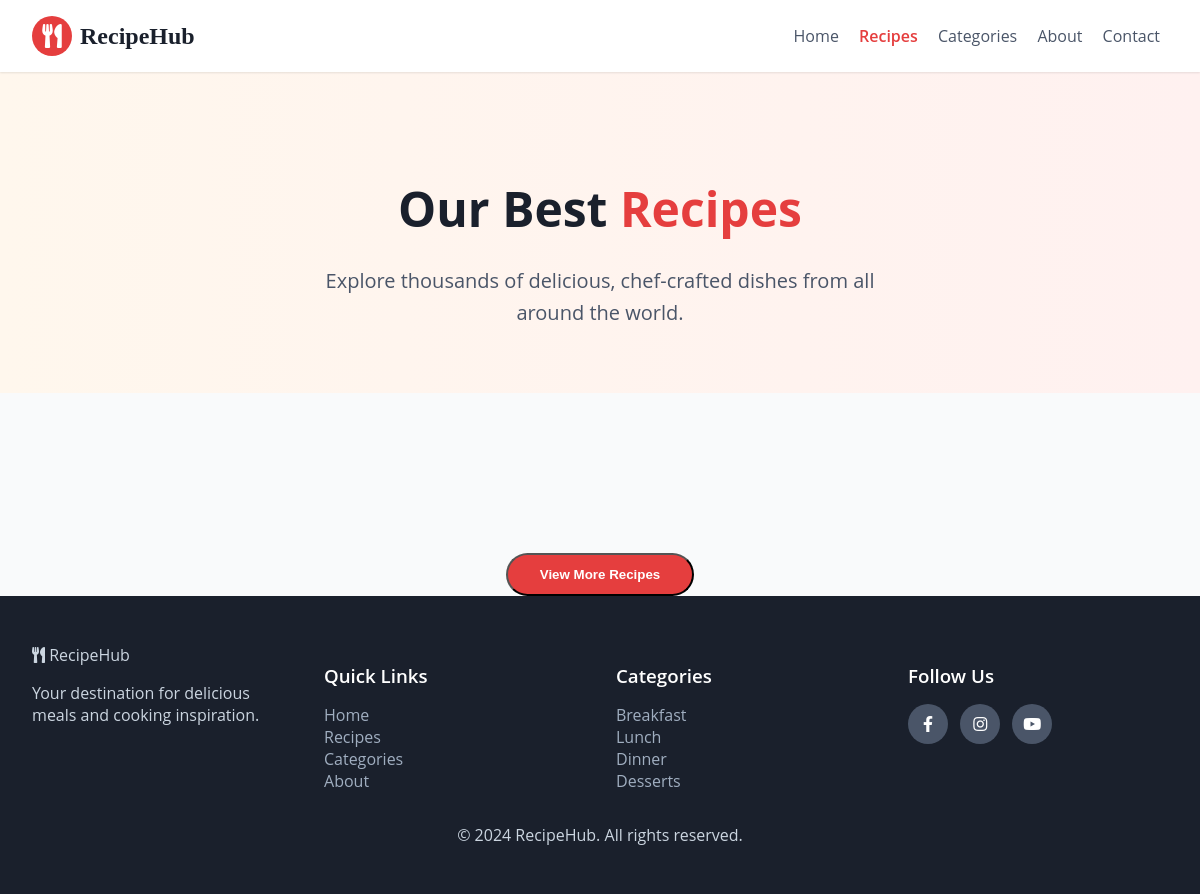
The app's page /posts/recipes/, older data.
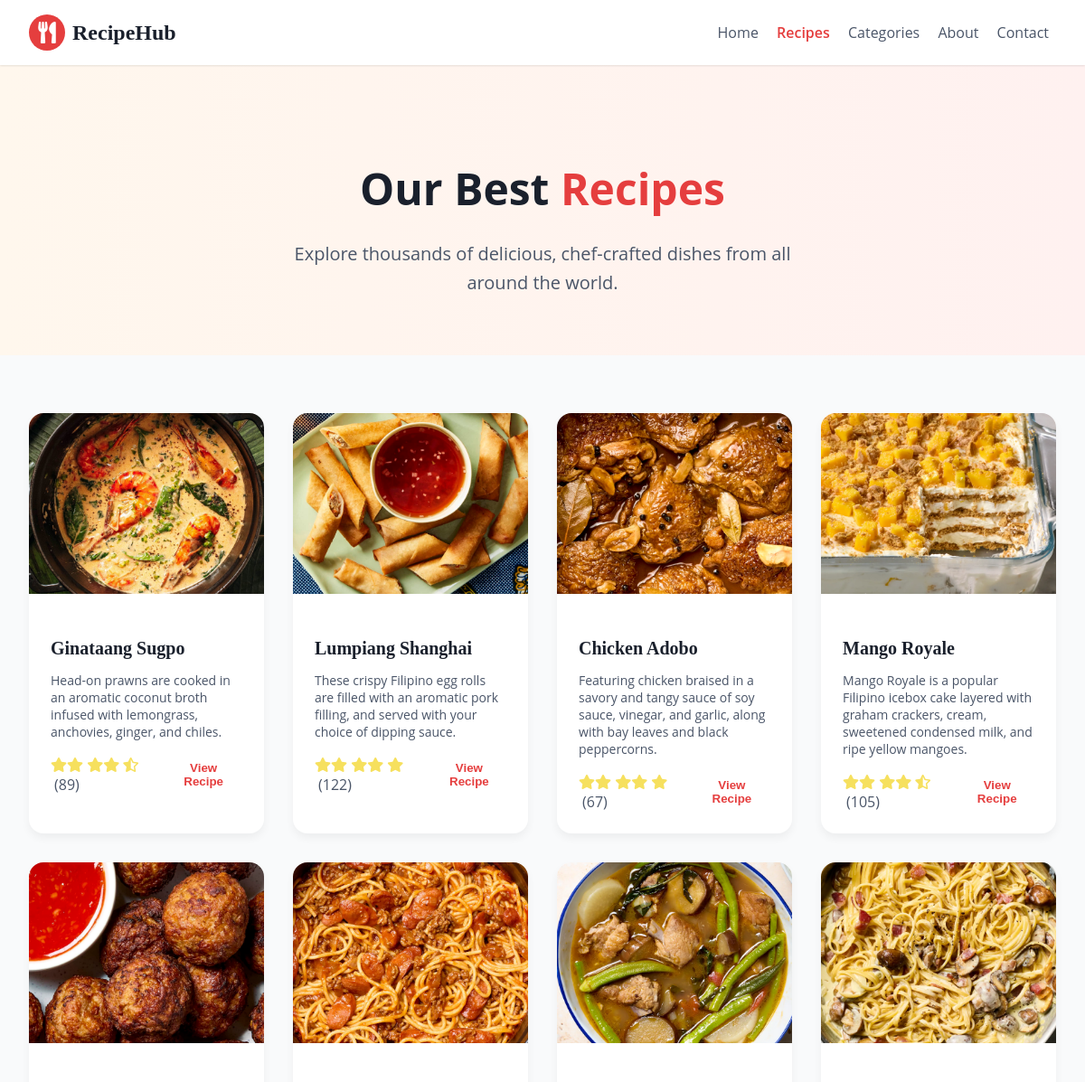
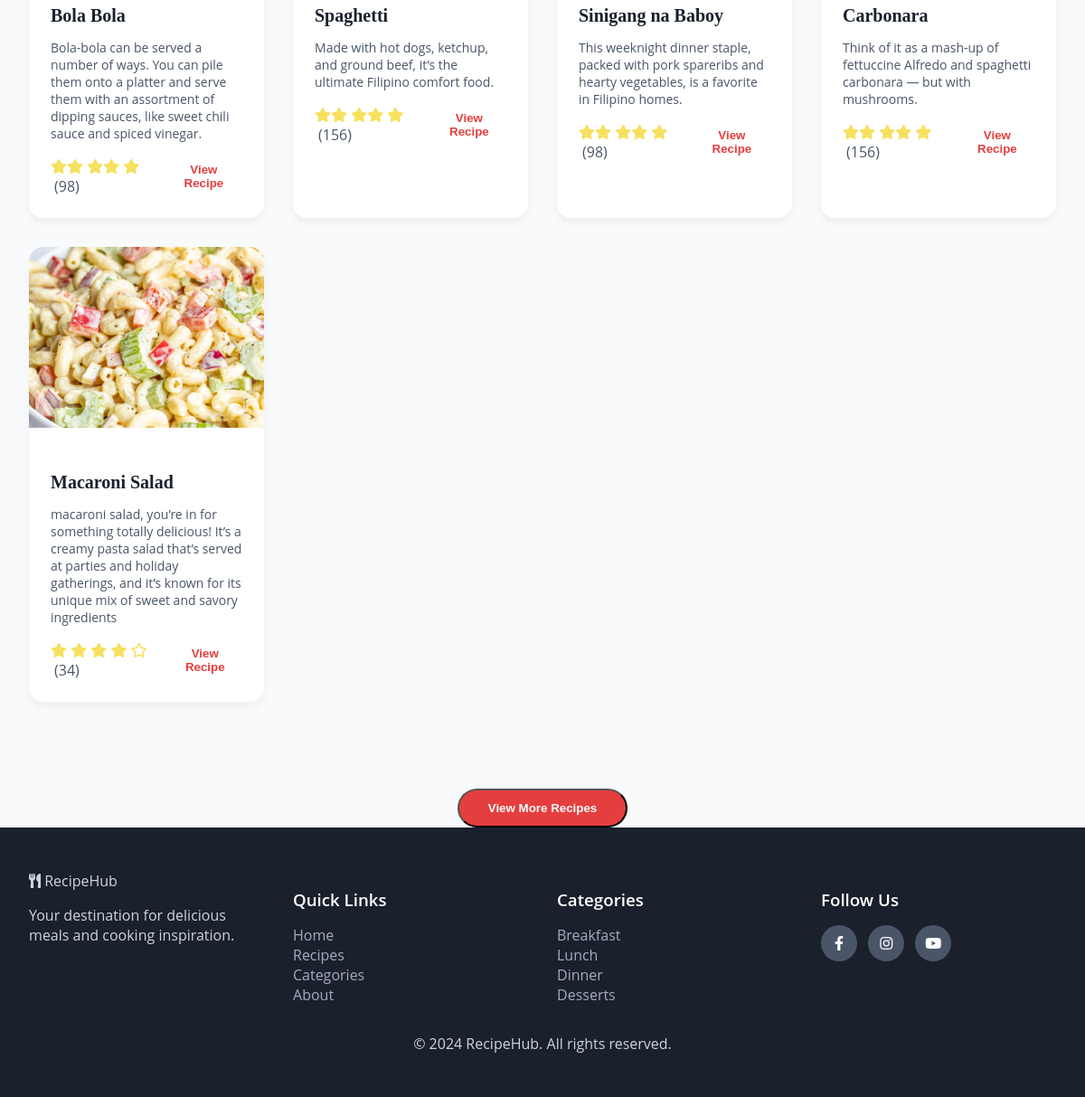
The same page, newer data (2 pictures, top to bottom).
### posts/models.py (models this page shows, shortened)
class Recipe(models.Model):
    title = models.CharField(max_length=200)
    description = models.TextField()
    image = models.ImageField(upload_to='recipes/')  # uploaded images stored in MEDIA_ROOT/recipes/
    time = models.CharField(max_length=20)
    rating = models.FloatField(default=0)
    reviews = models.IntegerField(default=0)

### posts/views.py (the view)
# urls.py: path('recipes/', views.recipes, name='recipes'),
def recipes(request):
    recipes = Recipe.objects.all()
    for r in recipes:
        r.rating = float(r.rating)
    return render(request, 'posts/recipes.html', {'recipes': recipes})

### posts/templates/posts/recipes.html (shortened to what this page needs)
{% load static %}
<!DOCTYPE html>
<html lang="en">
<head>
    <link href="https://cdnjs.cloudflare.com/ajax/libs/font-awesome/5.15.3/css/all.min.css" rel="stylesheet">
    <link rel="stylesheet" href="{% static 'css/recipes.css' %}">
</head>
<body>
<header>
  <nav>
    <div class="logo">
      <i class="fas fa-utensils"></i> RecipeHub
    </div>
    <div class="menu">
      <a href="/">Home</a>
      <a href="/recipes" class="active">Recipes</a>
      <a href="/categories">Categories</a>
      <a href="/about">About</a>
      <a href="/contact">Contact</a>
    </div>
  </nav>
</header>
<section class="hero">
  <h1>Our Best <span class="text-primary">Recipes</span></h1>
  <p>Explore thousands of delicious, chef-crafted dishes from all around the world.</p>
</section>
<section class="recipes-grid">
  {% for recipe in recipes %}
  <div class="recipe-card">
    <div class="relative">
      <img src="{% static 'images/ginataang_sugpo.jpg' %}" alt="Creamy Garlic Pasta">
    </div>
    <div class="card-content">
      <h3>Ginataang Sugpo</h3>
      <p>Head-on prawns are cooked in an aromatic coconut broth infused with lemongrass, anchovies, ginger, and chiles. </p>
      <div class="card-footer">
        <div class="rating">
          <i class="fas fa-star"></i><i class="fas fa-star"></i>
          <i class="fas fa-star"></i><i class="fas fa-star"></i>
          <i class="fas fa-star-half-alt"></i>
          <span>(89)</span>
        </div>
        <button>View Recipe</button>
      </div>
    </div>
  </div>
  <div class="recipe-card">
    <div class="relative">
      <img src="{% static 'images/lumpia.jpg' %}" alt="Honey Glazed Salmon">
    </div>
    <div class="card-content">
      <h3>Lumpiang Shanghai</h3>
      <p>These crispy Filipino egg rolls are filled with an aromatic pork filling, and served with your choice of dipping sauce.</p>
      <div class="card-footer">
        <div class="rating">
          <i class="fas fa-star"></i><i class="fas fa-star"></i>
          <i class="fas fa-star"></i><i class="fas fa-star"></i>
          <i class="fas fa-star"></i>
          <span>(122)</span>
        </div>
        <button>View Recipe</button>
      </div>
    </div>
  </div>
  <div class="recipe-card">
    <div class="relative">
      <img src="{% static 'images/chicken_adobo.jpg' %}" alt="Chocolate Mousse">
    </div>
    <div class="card-content">
      <h3>Chicken Adobo</h3>
      <p>Featuring chicken braised in a savory and tangy sauce of soy sauce, vinegar, and garlic, along with bay leaves and black peppercorns.</p>
      <div class="card-footer">
        <div class="rating">
          <i class="fas fa-star"></i><i class="fas fa-star"></i>
          <i class="fas fa-star"></i><i class="fas fa-star"></i>
          <i class="fas fa-star"></i>
          <span>(67)</span>
        </div>
        <button>View Recipe</button>
      </div>
    </div>
  </div>
  <div class="recipe-card">
    <div class="relative">
      <img src="{% static 'images/mango-royale.webp' %}" alt="Spaghetti Carbonara">
    </div>
    <div class="card-content">
      <h3>Mango Royale</h3>
      <p>Mango Royale is a popular Filipino icebox cake layered with graham crackers, cream, sweetened condensed milk, and ripe yellow mangoes.</p>
      <div class="card-footer">
        <div class="rating">
          <i class="fas fa-star"></i><i class="fas fa-star"></i>
          <i class="fas fa-star"></i><i class="fas fa-star"></i>
          <i class="fas fa-star-half-alt"></i>
          <span>(105)</span>
        </div>
        <button>View Recipe</button>
      </div>
    </div>
  </div>
  <div class="recipe-card">
    <div class="relative">
      <img src="{% static 'images/bola-bola.jpg' %}" alt="Thai Green Curry">
    </div>
    <div class="card-content">
      <h3>Bola Bola</h3>
      <p>Bola-bola can be served a number of ways. You can pile them onto a platter and serve them with an assortment of dipping sauces, like sweet chili sauce and spiced vinegar.</p>
      <div class="card-footer">
        <div class="rating">
          <i class="fas fa-star"></i><i class="fas fa-star"></i>
          <i class="fas fa-star"></i><i class="fas fa-star"></i>
          <i class="fas fa-star"></i>
          <span>(98)</span>
        </div>
        <button>View Recipe</button>
      </div>
    </div>
  </div>
  <div class="recipe-card">
    <div class="relative">
      <img src="{% static 'images/spaghetti.webp' %}" alt="Tiramisu">
    </div>
    <div class="card-content">
      <h3>Spaghetti</h3>
      <p>Made with hot dogs, ketchup, and ground beef, it’s the ultimate Filipino comfort food.</p>
      <div class="card-footer">
        <div class="rating">
          <i class="fas fa-star"></i><i class="fas fa-star"></i>
          <i class="fas fa-star"></i><i class="fas fa-star"></i>
          <i class="fas fa-star"></i>
          <span>(156)</span>
        </div>
        <button>View Recipe</button>
      </div>
    </div>
  </div>
  <div class="recipe-card">
    <div class="relative">
      <img src="{% static 'images/sinigang.webp' %}" alt="Thai Green Curry">
    </div>
    <div class="card-content">
      <h3>Sinigang na Baboy</h3>
      <p>This weeknight dinner staple, packed with pork spareribs and hearty vegetables, is a favorite in Filipino homes.</p>
      <div class="card-footer">
        <div class="rating">
          <i class="fas fa-star"></i><i class="fas fa-star"></i>
          <i class="fas fa-star"></i><i class="fas fa-star"></i>
          <i class="fas fa-star"></i>
          <span>(98)</span>
        </div>
        <button>View Recipe</button>
      </div>
    </div>
  </div>
  <div class="recipe-card">
    <div class="relative">
      <img src="{% static 'images/carbonara.webp' %}" alt="Tiramisu">
    </div>
    <div class="card-content">
      <h3>Carbonara</h3>
      <p>Think of it as a mash-up of fettuccine Alfredo and spaghetti carbonara — but with mushrooms.</p>
      <div class="card-footer">
        <div class="rating">
          <i class="fas fa-star"></i><i class="fas fa-star"></i>
          <i class="fas fa-star"></i><i class="fas fa-star"></i>
          <i class="fas fa-star"></i>
          <span>(156)</span>
        </div>
        <button>View Recipe</button>
      </div>
    </div>
  </div>
  <div class="recipe-card">
    <div class="relative">
      {% if recipe.image.url %}
        <img src="{{ recipe.image.url }}" alt="{{ recipe.title }}">
      {% else %}
        <img src="{% static recipe.image %}" alt="{{ recipe.title }}">
      {% endif %}
    </div>
    <div class="card-content">
      <h3>{{ recipe.title }}</h3>
      <p>{{ recipe.description }}</p>
      <div class="card-footer">
        <div class="rating">
          {% for i in "12345" %}
            {% if recipe.rating >= forloop.counter %}
              <i class="fas fa-star"></i>
            {% elif recipe.rating > forloop.counter0 %}
              <i class="fas fa-star-half-alt"></i>
            {% else %}
              <i class="far fa-star"></i>
            {% endif %}
          {% endfor %}
          <span>({{ recipe.reviews }})</span>
        </div>
        <button>View Recipe</button>
      </div>
    </div>
</div>
  {% endfor %}
</section>
<div style="text-align:center; margin-top:2rem;">
  <button class="view-more-btn">View More Recipes</button>
</div>
<footer>
  <div class="footer-grid">
    <div>
      <div class="logo"><i class="fas fa-utensils"></i> RecipeHub</div>
      <p>Your destination for delicious meals and cooking inspiration.</p>
    </div>
    <div>
      <h3>Quick Links</h3>
      <a href="/">Home</a><br>
      <a href="#">Recipes</a><br>
      <a href="#">Categories</a><br>
      <a href="/about">About</a>
    </div>
    <div>
      <h3>Categories</h3>
      <a href="#">Breakfast</a><br>
      <a href="#">Lunch</a><br>
      <a href="#">Dinner</a><br>
      <a href="#">Desserts</a>
    </div>
    <div>
      <h3>Follow Us</h3>
      <div class="social">
        <a href="#"><i class="fab fa-facebook-f"></i></a>
        <a href="#"><i class="fab fa-instagram"></i></a>
        <a href="#"><i class="fab fa-youtube"></i></a>
      </div>
    </div>
  </div>
  <div style="text-align:center; margin-top:2rem; color:#cbd5e0;">
    &copy; 2024 RecipeHub. All rights reserved.
  </div>
</footer>
</body>
</html>

### members/static/css/recipes.css (style rules this page uses)
body { font-family: 'Open Sans', sans-serif; background-color: #f9fafb; margin: 0; padding: 0; }
header { background-color: white; box-shadow: 0 1px 2px rgba(0,0,0,0.1); position: sticky; top: 0; z-index: 50; }
header nav { display: flex; justify-content: space-between; align-items: center; max-width: 1200px; margin: auto; padding: 1rem 2rem; }
header nav .logo { display: flex; align-items: center; gap: 0.5rem; font-family: 'Playfair Display', serif; font-weight: bold; font-size: 1.5rem; color: #1a202c; }
header nav .logo i { width: 40px; height: 40px; background-color: #e53e3e; color: white; border-radius: 50%; display: flex; align-items: center; justify-content: center; }
header nav .menu a { margin: 0 0.5rem; color: #4a5568; text-decoration: none; font-weight: 500; }
header nav .menu .active { color: #e53e3e; font-weight: 600; }
.hero { background: linear-gradient(to right, #fff7ed, #fff1f0); padding: 4rem 2rem; text-align: center; }
.hero h1 { font-size: 3rem; font-weight: 700; margin-bottom: 1.5rem; color: #1a202c; }
.hero h1 .text-primary { color: #e53e3e; }
.hero p { font-size: 1.25rem; color: #4a5568; max-width: 600px; margin: auto; line-height: 1.6; }
.recipes-grid { display: grid; grid-template-columns: repeat(auto-fit, minmax(250px, 1fr)); gap: 2rem; max-width: 1200px; margin: 4rem auto; padding: 0 2rem; }
.recipe-card { background-color: white; border-radius: 1rem; overflow: hidden; box-shadow: 0 5px 10px rgba(0,0,0,0.05); transition: all 0.3s ease; }
.recipe-card img { width: 100%; height: 200px; object-fit: cover; }
.recipe-card .card-content { padding: 1.5rem; }
.recipe-card h3 { font-weight: 600; font-size: 1.25rem; margin-bottom: 0.5rem; color: #1a202c; font-family: 'Playfair Display', serif; }
.recipe-card p { font-size: 0.875rem; color: #4a5568; margin-bottom: 1rem; }
.recipe-card .card-footer { display: flex; justify-content: space-between; align-items: center; }
.recipe-card .rating i { color: #f6e05e; }
.recipe-card .rating span { color: #4a5568; margin-left: 0.25rem; }
.recipe-card button { font-weight: 600; color: #e53e3e; background: none; border: none; cursor: pointer; transition: color 0.3s ease; }
.view-more-btn { display: inline-block; background-color: #e53e3e; color: white; padding: 0.75rem 2rem; border-radius: 9999px; font-weight: 600; margin-top: 2rem; transition: background-color 0.3s ease; cursor: pointer; }
footer { background-color: #1a202c; color: #cbd5e0; padding: 3rem 2rem; }
footer h3 { font-weight: 600; margin-bottom: 1rem; color: white; }
footer a { color: #a0aec0; text-decoration: none; }
footer .social a { display: inline-flex; align-items: center; justify-content: center; width: 2.5rem; height: 2.5rem; border-radius: 9999px; background: #4a5568; color: white; margin-right: 0.5rem; transition: background 0.3s ease; }
footer .footer-grid { display: grid; grid-template-columns: repeat(auto-fit, minmax(200px, 1fr)); gap: 2rem; }

Row changes from the older to the newer data that the page shows:
added Recipe: image (picture), title "Macaroni Salad", description "macaroni salad, you’re in for something totally delicious! It’s a creamy pasta salad that’s served at parties and holiday gatherings, and it’s known for its unique mix of sweet and savory ingredients", rating 4 (drawn), reviews "34"
